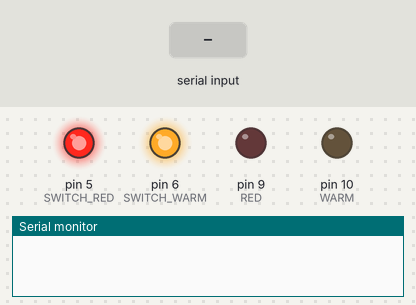
Bench run of a sketch on a simulated Arduino Uno, built with avr-gcc and run on an emulated ATmega328P. Parts: output pins drawn as LEDs (lit = HIGH), the last lines printed to the serial monitor. The test bench sets the inputs (shaded band). Pins used as bus, display or sensor lines are not drawn.

Above: at 1.2 s.
1.3 s: "a" received over Serial
At 2.5 s:
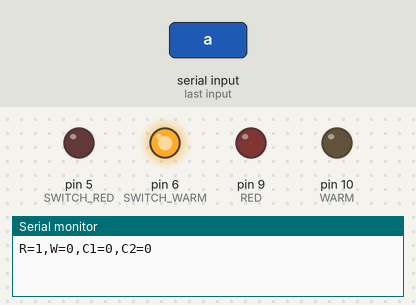
2.8 s: "s" received over Serial
At 3.7 s:
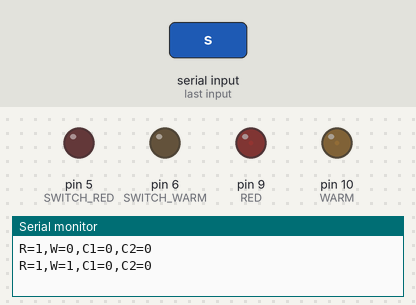
4.3 s: "z" received over Serial
At 4.9 s:
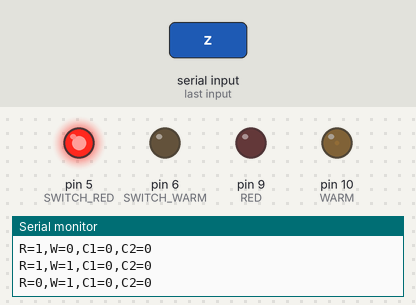
Timing chart, 0 to 7.3 s (numbered marks = the images above; inputs shaded):
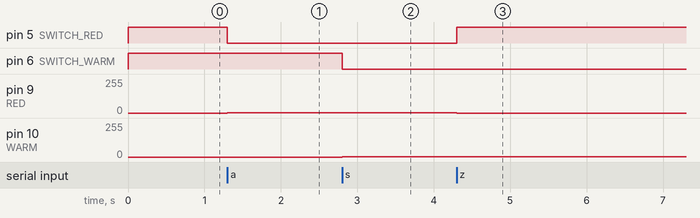

Measured:
- after the input at 1.3 s, pin 5 (SWITCH_RED): HIGH → LOW at once; pin 9 (RED): 0/255 → 1/255 at once
- after the input at 2.8 s, pin 6 (SWITCH_WARM): HIGH → LOW at once; pin 10 (WARM): 0/255 → 1/255 at once
- after the input at 4.3 s, pin 5 (SWITCH_RED): LOW → HIGH at once; pin 9 (RED): 1/255 → 0/255 at once

The sketch:

rwcctest.ino
```cpp
#define RED 9
#define WARM 10
#define COLD1 11
#define COLD2 3
#define SWITCH_RED 5
#define SWITCH_WARM 6
#define SWITCH_COLD1 7
#define SWITCH_COLD2 8

uint8_t r, w, c1, c2;

void switch_if_needed(uint8_t val, uint8_t newval, uint8_t pin_number)
{
  if ((val > 0) && (newval == 0))
    digitalWrite(pin_number, HIGH);
  else if ((val == 0) && (newval > 0))
    digitalWrite(pin_number, LOW);
}

void setColor(uint8_t newr, uint8_t neww, uint8_t newc1, uint8_t newc2)
{
  switch_if_needed(r, newr, SWITCH_RED);
  switch_if_needed(w, neww, SWITCH_WARM);
  switch_if_needed(c1, newc1, SWITCH_COLD1);
  switch_if_needed(c2, newc2, SWITCH_COLD2);
  if (r != newr)
  {
    r = newr;
    analogWrite(RED, r);
  }
  if (w != neww)
  {
    w = neww;
    analogWrite(WARM, w);
  }
  if (c1 != newc1)
  {
    c1 = newc1;
    analogWrite(COLD1, c1);
  }
  if (c2 != newc2)
  {
    c2 = newc2;
    analogWrite(COLD2, c2);
  }
  Serial.print("R=");
  Serial.print(r);
  Serial.print(",W=");
  Serial.print(w);
  Serial.print(",C1=");
  Serial.print(c1);
  Serial.print(",C2=");
  Serial.print(c2);
  Serial.println();
}

void setup() {
  pinMode(RED, OUTPUT);
  pinMode(WARM, OUTPUT);
  pinMode(COLD1, OUTPUT);
  pinMode(COLD2, OUTPUT);
  pinMode(SWITCH_RED, OUTPUT);
  pinMode(SWITCH_WARM, OUTPUT);
  pinMode(SWITCH_COLD1, OUTPUT);
  pinMode(SWITCH_COLD2, OUTPUT);
  digitalWrite(SWITCH_RED, HIGH);
  digitalWrite(SWITCH_WARM, HIGH);
  digitalWrite(SWITCH_COLD1, HIGH);
  digitalWrite(SWITCH_COLD2, HIGH);
  Serial.begin(115200);
  r = 0;
  w = 0;
  c1 = 0;
  c2 = 0;
}

void loop()
{
  if (Serial.available())
  {
    char c = Serial.read();
    if (c == 'a')
    {
      if (r < 255) setColor(r + 1, w, c1, c2);
    }
    else if (c == 'z')
    {
      if (r > 0) setColor(r - 1, w, c1, c2);
    }
    else if (c == 's')
    {
      if (w < 255) setColor(r, w + 1, c1, c2);
    }
    else if (c == 'x')
    {
      if (w > 0) setColor(r, w - 1, c1, c2);
    }
    else if (c == 'd')
    {
      if (c1 < 255) setColor(r, w, c1 + 1, c2);
    }
    else if (c == 'c')
    {
      if (c1 > 0) setColor(r, w, c1 - 1, c2);
    }
    else if (c == 'f')
    {
      if (c2 < 255) setColor(r, w, c1, c2 + 1);
    }
    else if (c == 'v')
    {
      if (c2 > 0) setColor(r, w, c1, c2 - 1);
    }
  }
}
```
